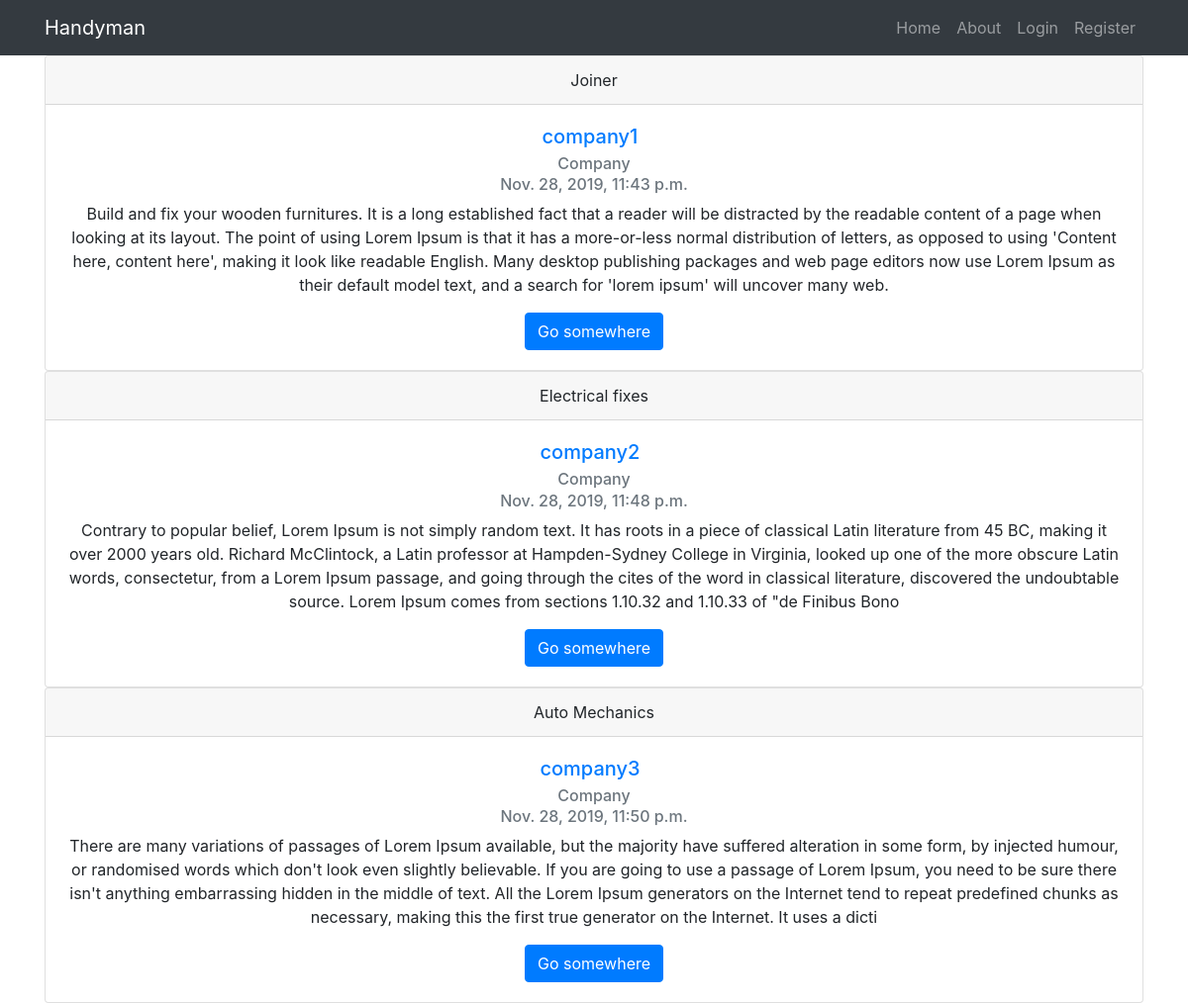
Screenshot of /client-home/ with the database file from the repository.
### companies/models.py (models this page shows, shortened)
class CompanyPost(models.Model):
    job = models.CharField(max_length=100)
    content = models.CharField(max_length=500)
    date_posted = models.DateTimeField(default=timezone.now)
    author = models.ForeignKey(User, on_delete=models.CASCADE)
    tel = models.CharField(max_length=10)
    address = models.CharField(max_length=50)

### users/models.py (models this page shows, shortened)
class Property(models.Model):
    CHOICES = (
        ('Client', 'Client'),
        ('Company', 'Company'),
    )
    status = models.CharField(max_length=7, choices=CHOICES, help_text='Please specify if you register as Client or Company')
    user = models.OneToOneField(User, on_delete=models.CASCADE)
    class Meta:
        verbose_name_plural = "Properties"

### clients/views.py (the view)
# urls.py: path('client-home/', ClientPostListView.as_view(template_name='clients/clienthome.html'), name='client-home'),
class ClientPostListView(ListView):
    model = companypost

### clients/templates/clients/clienthome.html
{% extends "users/base.html" %}
{% block content %}
    {% for object in object_list %}
        <div class="card">
          <div class="card-header">
            {{ object.job }}
          </div>
          <div class="card-body">
            <h5 class="card-title"><a class="mr-2" href="#">{{ object.author }}</a></h5>
            <h6 class="card-subtitle mb-2 text-muted">{{ object.author.property.status }}</h6>
            <h6 class="card-subtitle mb-2 text-muted">{{ object.date_posted }}</h6>
            <p class="card-text">{{ object.content }}</p>
            <a href="{% url 'company-post' object.id %}" class="btn btn-primary">Go somewhere</a>
          </div>
        </div>
    {% endfor %}
{% endblock content %}

### rows the page displays
CompanyPost: job "Joiner", author "company1", author.property.status "Company", date_posted "Nov. 28, 2019, 11:43 p.m.", content "Build and fix your wooden furnitures. It is a long established fact that a reader will be distracted by the readable content of a page when looking at its layout. The point of using Lorem Ipsum is that it has a more-or-less normal distribution of letters, as opposed to using 'Content here, content here', making it look like readable English. Many desktop publishing packages and web page editors now use Lorem Ipsum as their default model text, and a search for 'lorem ipsum' will uncover many web."
CompanyPost: job "Electrical fixes", author "company2", author.property.status "Company", date_posted "Nov. 28, 2019, 11:48 p.m.", content "Contrary to popular belief, Lorem Ipsum is not simply random text. It has roots in a piece of classical Latin literature from 45 BC, making it over 2000 years old. Richard McClintock, a Latin professor at Hampden-Sydney College in Virginia, looked up one of the more obscure Latin words, consectetur, from a Lorem Ipsum passage, and going through the cites of the word in classical literature, discovered the undoubtable source. Lorem Ipsum comes from sections 1.10.32 and 1.10.33 of \"de Finibus Bono"
CompanyPost: job "Auto Mechanics", author "company3", author.property.status "Company", date_posted "Nov. 28, 2019, 11:50 p.m.", content "There are many variations of passages of Lorem Ipsum available, but the majority have suffered alteration in some form, by injected humour, or randomised words which don't look even slightly believable. If you are going to use a passage of Lorem Ipsum, you need to be sure there isn't anything embarrassing hidden in the middle of text. All the Lorem Ipsum generators on the Internet tend to repeat predefined chunks as necessary, making this the first true generator on the Internet. It uses a dicti"
